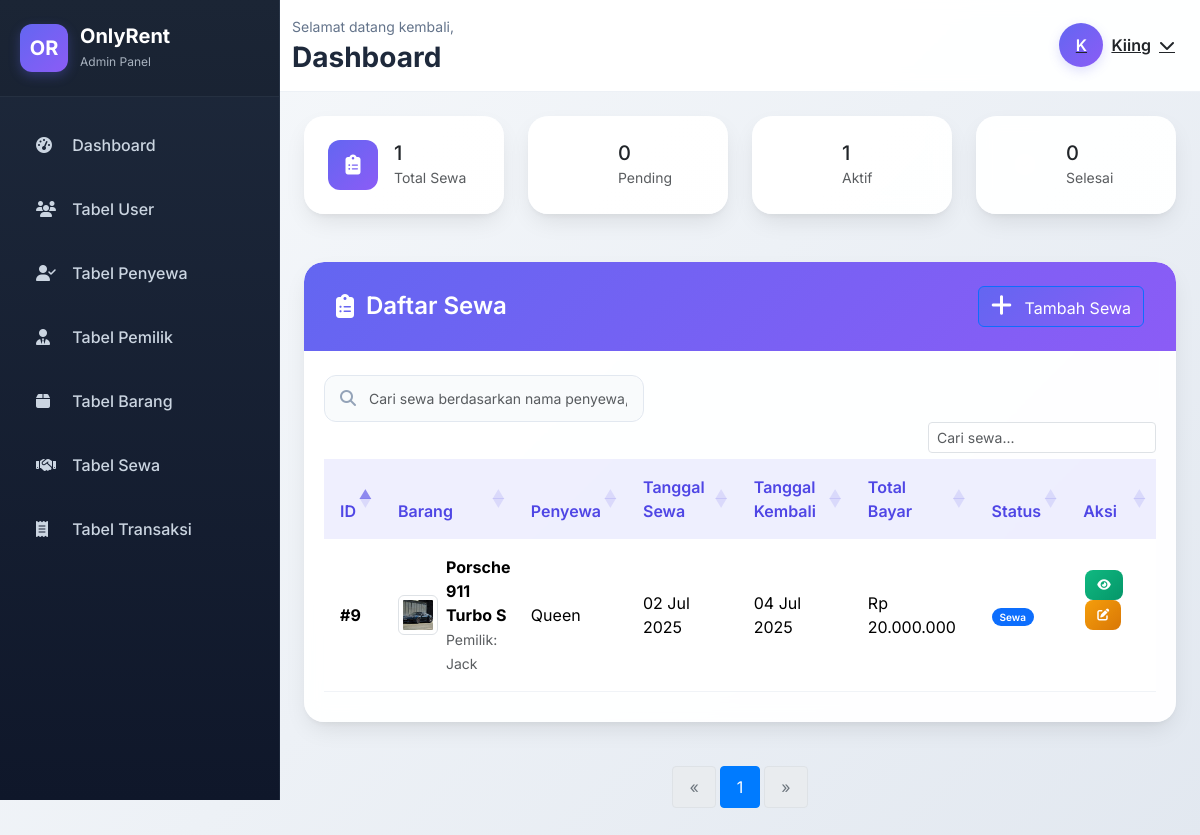
The page /views/admin/tabel_sewa.php (signed in) on the database its author committed.
### tables this page shows
CREATE TABLE `sewa` (
  `id_sewa` int(11) NOT NULL,
  `id_barang` int(11) NOT NULL,
  `id_penyewa` int(11) NOT NULL,
  `tanggalSewa` datetime NOT NULL,
  `tanggalKembali` datetime NOT NULL,
  `totalBayar` int(12) NOT NULL,
  `status` int(1) NOT NULL,
  `created_at` timestamp NOT NULL DEFAULT current_timestamp(),
  `updated_at` timestamp NOT NULL DEFAULT current_timestamp() ON UPDATE current_timestamp()
);

CREATE TABLE `barang` (
  `id_barang` int(11) NOT NULL,
  `id_pemilik` int(11) NOT NULL,
  `nama_barang` varchar(100) NOT NULL,
  `gambar` longtext NOT NULL CHECK (json_valid(`gambar`)),
  `deskripsi` text NOT NULL,
  `harga_sewa` varchar(10) NOT NULL,
  `status` int(1) NOT NULL
);

CREATE TABLE `pemilik_barang` (
  `id_pemilik` int(11) NOT NULL,
  `nama` varchar(100) NOT NULL,
  `no_telp` varchar(25) NOT NULL,
  `id_pengguna` int(1) NOT NULL
);

CREATE TABLE `penyewa` (
  `id_penyewa` int(11) NOT NULL,
  `nama` varchar(100) NOT NULL,
  `alamat` text NOT NULL,
  `no_telp` varchar(25) NOT NULL,
  `id_pengguna` int(1) NOT NULL
);

### views/admin/tabel_sewa.php (the view, shortened to what this page needs)
<?php
    $conn = getDBConnection();
    $sewa = [];
    $total_sewa = 0;
    $pending_count = 0;
    $active_count = 0;
    $completed_count = 0;
    $total_query = "SELECT COUNT(*) as total FROM sewa";
    $total_result = $conn->query($total_query);
    if ($total_result) {
        $total_row = $total_result->fetch_assoc();
        $total_sewa = $total_row['total'];
    }
    $status_query = "SELECT status, COUNT(*) as count FROM sewa GROUP BY status";
    $status_result = $conn->query($status_query);
    if ($status_result) {
        while ($row = $status_result->fetch_assoc()) {
            if ($row['status'] == 0) {
                $pending_count = $row['count'];
            } elseif ($row['status'] == 1) {
                $active_count = $row['count'];
            } elseif ($row['status'] == 2) {
                $completed_count = $row['count'];
            }
        }
    }
    $per_page = 10;
    $total_pages = ceil($total_sewa / $per_page);
    $current_page = isset($_GET['page']) ? max(1, min($total_pages, (int)$_GET['page'])) : 1;
    $offset = ($current_page - 1) * $per_page;
    $query = "SELECT s.*,
                     b.nama_barang,
                     b.gambar as gambar_barang,
                     p.nama as nama_penyewa,
                     pb.nama as nama_pemilik
              FROM sewa s
              JOIN barang b ON s.id_barang = b.id_barang
              JOIN penyewa p ON s.id_penyewa = p.id_penyewa
              JOIN pemilik_barang pb ON b.id_pemilik = pb.id_pemilik
              ORDER BY s.tanggalSewa DESC
              LIMIT $per_page OFFSET $offset";
    $result = $conn->query($query);
    if ($result && $result->num_rows > 0) {
        while ($row = $result->fetch_assoc()) {
            $images = json_decode($row['gambar_barang']);
            $firstImage = '';
            if (json_last_error() === JSON_ERROR_NONE && is_array($images) && count($images) > 0) {
                $firstImage = $images[0];
            } elseif (!empty($row['gambar_barang'])) {
                $firstImage = $row['gambar_barang'];
            }
            $row['first_image'] = $firstImage;
            $sewa[] = $row;
        }
    }
?>
<!DOCTYPE html>
<html lang="id">
<head>
    <link href="https://cdn.jsdelivr.net/npm/bootstrap@5.3.3/dist/css/bootstrap.min.css" rel="stylesheet">
    <link href="https://cdnjs.cloudflare.com/ajax/libs/font-awesome/6.4.0/css/all.min.css" rel="stylesheet">
    <link href="https://cdn.datatables.net/1.13.6/css/dataTables.bootstrap5.min.css" rel="stylesheet">
    <link rel="stylesheet" href="../../assets/css/admin/index.css">
</head>
<body>
    <?php include('nav.php'); ?>
    <div class="main-content">
        <?php include('top_nav.php'); ?>
        <div class="content-wrapper">
            <div class="row mb-4 animate-fade-in">
                <div class="col-xl-3 col-md-6 mb-4">
                    <div class="card stats-card">
                        <div class="card-body d-flex align-items-center">
                            <div class="stats-icon stats-total me-3">
                                <i class="fas fa-clipboard-list"></i>
                            </div>
                            <div>
                                <h5 class="mb-0"><?php echo $total_sewa; ?></h5>
                                <small class="text-muted">Total Sewa</small>
                            </div>
                        </div>
                    </div>
                </div>
                <div class="col-xl-3 col-md-6 mb-4">
                    <div class="card stats-card">
                        <div class="card-body d-flex align-items-center">
                            <div class="stats-icon stats-pending me-3">
                                <i class="fas fa-clock"></i>
                            </div>
                            <div>
                                <h5 class="mb-0"><?php echo $pending_count; ?></h5>
                                <small class="text-muted">Pending</small>
                            </div>
                        </div>
                    </div>
                </div>
                <div class="col-xl-3 col-md-6 mb-4">
                    <div class="card stats-card">
                        <div class="card-body d-flex align-items-center">
                            <div class="stats-icon stats-active me-3">
                                <i class="fas fa-spinner"></i>
                            </div>
                            <div>
                                <h5 class="mb-0"><?php echo $active_count; ?></h5>
                                <small class="text-muted">Aktif</small>
                            </div>
                        </div>
                    </div>
                </div>
                <div class="col-xl-3 col-md-6 mb-4">
                    <div class="card stats-card">
                        <div class="card-body d-flex align-items-center">
                            <div class="stats-icon stats-completed me-3">
                                <i class="fas fa-check-circle"></i>
                            </div>
                            <div>
                                <h5 class="mb-0"><?php echo $completed_count; ?></h5>
                                <small class="text-muted">Selesai</small>
                            </div>
                        </div>
                    </div>
                </div>
            </div>
            <div class="row animate-fade-in">
                <div class="col-12">
                    <div class="card table-card">
                        <div class="card-header d-flex justify-content-between align-items-center">
                            <h4>
                                <i class="fas fa-clipboard-list"></i>
                                Daftar Sewa
                            </h4>
                            <a href="tambah_sewa.php" class="btn btn-primary">
                                <i class="fas fa-plus me-2"></i>
                                Tambah Sewa
                            </a>
                        </div>
                        <div class="card-body">
                            <div class="search-box">
                                <i class="fas fa-search"></i>
                                <input type="text" class="form-control" id="searchInput" placeholder="Cari sewa berdasarkan nama penyewa, barang, atau status...">
                            </div>
                            <div class="table-responsive">
                                <table class="table" id="sewaTable">
                                    <thead>
                                        <tr>
                                            <th>ID</th>
                                            <th>Barang</th>
                                            <th>Penyewa</th>
                                            <th>Tanggal Sewa</th>
                                            <th>Tanggal Kembali</th>
                                            <th>Total Bayar</th>
                                            <th>Status</th>
                                            <th>Aksi</th>
                                        </tr>
                                    </thead>
                                    <tbody>
                                        <?php foreach ($sewa as $item): ?>
                                        <tr>
                                            <td><strong>#<?php echo $item['id_sewa']; ?></strong></td>
                                            <td>
                                                <div class="d-flex align-items-center">
                                                    <?php if (!empty($item['first_image'])): ?>
                                                        <img src="/assets/images/barang/<?php echo htmlspecialchars($item['first_image']); ?>?v=<?php echo time(); ?>"
                                                            alt="Gambar Barang"
                                                            class="img-thumbnail me-2"
                                                            style="width: 40px; height: 40px; object-fit: cover;">
                                                    <?php endif; ?>
                                                    <div>
                                                        <strong><?php echo htmlspecialchars($item['nama_barang']); ?></strong><br>
                                                        <small class="text-muted">Pemilik: <?php echo htmlspecialchars($item['nama_pemilik']); ?></small>
                                                    </div>
                                                </div>
                                            </td>
                                            <td><?php echo htmlspecialchars($item['nama_penyewa']); ?></td>
                                            <td><?php echo date('d M Y', strtotime($item['tanggalSewa'])); ?></td>
                                            <td><?php echo date('d M Y', strtotime($item['tanggalKembali'])); ?></td>
                                            <td>Rp <?php echo number_format($item['totalBayar'], 0, ',', '.'); ?></td>
                                            <td>
                                                <?php if ($item['status'] == 0): ?>
                                                    <span class="badge bg-warning">Pending</span>
                                                <?php elseif ($item['status'] == 1): ?>
                                                    <span class="badge bg-primary">Sewa</span>
                                                <?php else: ?>
                                                    <span class="badge bg-success">Selesai</span>
                                                <?php endif; ?>
                                            </td>
                                            <td>
                                                <button class="btn btn-action btn-view" title="Lihat Detail" onclick="viewSewa(<?php echo $item['id_sewa']; ?>)">
                                                    <i class="fas fa-eye"></i>
                                                </button>
                                                <a href="edit_sewa.php?id=<?php echo $item['id_sewa']; ?>" class="btn btn-action btn-edit" title="Edit Sewa">
                                                    <i class="fas fa-edit"></i>
                                                </a>
                                                <button class="btn btn-action btn-status" title="Ubah Status" onclick="changeStatus(<?php echo $item['id_sewa']; ?>, <?php echo $item['status']; ?>)">
                                                    <i class="fas fa-sync-alt"></i>
                                                </button>
                                            </td>
                                        </tr>
                                        <?php endforeach; ?>
                                    </tbody>
                                </table>
                            </div>
                        </div>
                    </div>
                </div>
            </div>
            <div class="row mt-4">
                <div class="col-12">
                    <nav aria-label="Page navigation">
                        <ul class="pagination justify-content-center">
                            <?php if ($current_page > 1): ?>
                                <li class="page-item">
                                    <a class="page-link" href="?page=<?php echo $current_page - 1; ?>" aria-label="Previous">
                                        <span aria-hidden="true">&laquo;</span>
                                    </a>
                                </li>
                            <?php else: ?>
                                <li class="page-item disabled">
                                    <a class="page-link" href="#" tabindex="-1" aria-disabled="true">&laquo;</a>
                                </li>
                            <?php endif; ?>
                            <?php
                            $start_page = max(1, $current_page - 2);
                            $end_page = min($total_pages, $current_page + 2);
                            for ($i = $start_page; $i <= $end_page; $i++): ?>
                                <li class="page-item <?php echo ($i == $current_page) ? 'active' : ''; ?>">
                                    <a class="page-link" href="?page=<?php echo $i; ?>"><?php echo $i; ?></a>
                                </li>
                            <?php endfor;
                            ?>
                            <?php if ($current_page < $total_pages): ?>
                                <li class="page-item">
                                    <a class="page-link" href="?page=<?php echo $current_page + 1; ?>" aria-label="Next">
                                        <span aria-hidden="true">&raquo;</span>
                                    </a>
                                </li>
                            <?php else: ?>
                                <li class="page-item disabled">
                                    <a class="page-link" href="#" tabindex="-1" aria-disabled="true">&raquo;</a>
                                </li>
                            <?php endif; ?>
                        </ul>
                    </nav>
                </div>
            </div>
        </div>
    </div>
</body>
</html>

### rows shown on the page
sewa: id_sewa "9", id_barang.nama_barang "Porsche 911 Turbo S", pemilik_barang.nama "Jack", id_penyewa.nama "Queen", tanggalSewa "02 Jul 2025", tanggalKembali "04 Jul 2025", totalBayar "20.000.000", status "Sewa"

### other values the page prints
substr(htmlspecialchars($username), 0, 1) "K"
$username "Kiing"
$total_sewa "1"
$pending_count "0"
$active_count "1"
$completed_count "0"
